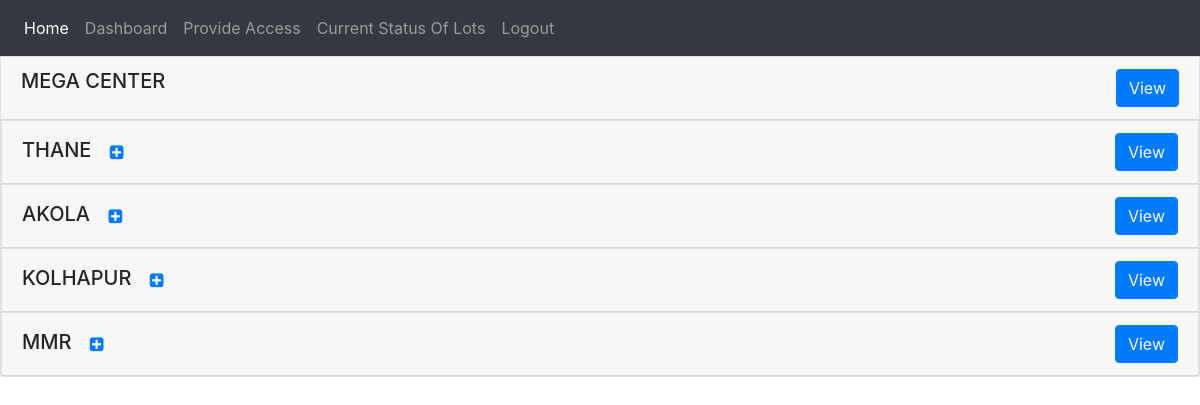
The page /currentStatus (signed in) on the database its author committed.
### vaccine_app/models.py (models this page shows, shortened)
class District(models.Model):
    districtPrimaryKey = models.AutoField(primary_key=True)
    districtId = models.UUIDField(default=uuid.uuid4, editable=False, unique=True)
    name = models.CharField(max_length=255, unique=True)

### vaccine_app/views.py (the view)
# urls.py: path('currentStatus',views.currentStatus,name='currentStatus'),
@login_required
def currentStatus(request):
    districts = District.objects.values()
    centers = Center.objects.values()
    lots = VaccineLot.objects.all()
    context = {"districts" : districts, "centers" : centers, "lots" : lots}
    return render(request, "status2.html", context)

### templates/status2.html (shortened to what this page needs)
{% extends 'base.html' %}
{% block content %}
{% load static %}
<link rel="stylesheet" href="https://cdnjs.cloudflare.com/ajax/libs/font-awesome/4.7.0/css/font-awesome.min.css">
        <div class="accordion" id="accordionExample">
            <div class="card" style="text-transform: uppercase;">
                <div class="card-header" id="headingTwo">
                  <h5 class="mb-0" >
                    Mega Center
                    <button type="button" class="btn btn-primary" style="float: right;" data-toggle="modal" data-target="#MegaCenterModal">View</button>
                  </h5>
                </div>
            {% for district in districts %}
            <div class="card" style="text-transform: uppercase;">
              <div class="card-header" id="headingTwo">
                <h5 class="mb-0" >
                  {{ district.name }}
                  <button type="button" class="btn btn-primary" style="float: right;" data-toggle="modal" data-target="#{{ district.name }}DistrictModal">View</button>
                  <button class="btn btn-link collapsed" type="button" data-toggle="collapse" data-target="#{{district.name}}DistrictCollapse" aria-expanded="false" aria-controls="{{district.name}}DistrictCollapse">
                    <i class="fa fa-plus-square" aria-hidden="true"></i>
                  </button>
                </h5>
              </div>
            </div>
            {% endfor %}
          </div>
{% endblock content %}

### rows shown on the page
District: name "THANE"
District: name "AKOLA"
District: name "KOLHAPUR"
District: name "MMR"
